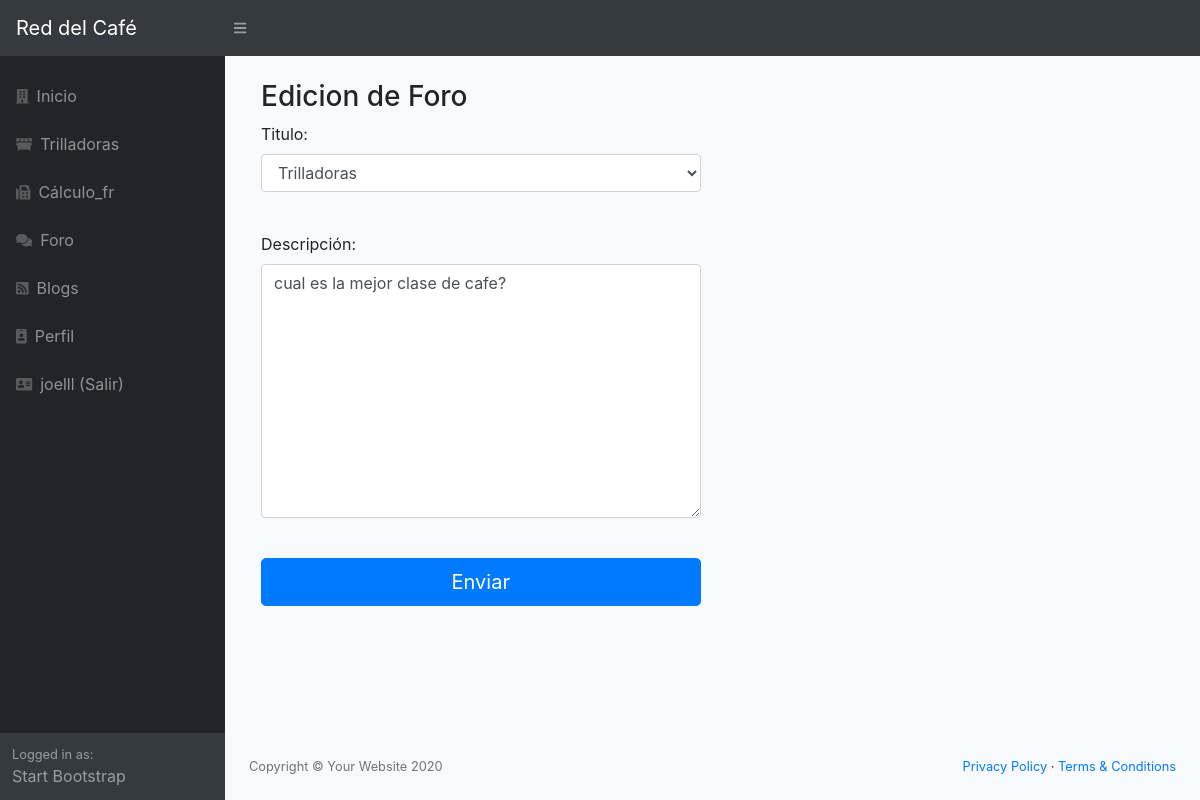
Page /foros/1/edit (signed in) on the committed database.
### red/models.py (models this page shows, shortened)
class Usuarios(db.Model):
    __tablename__ = 'usuarios'
    id = Column(Integer, primary_key=True)
    username = Column(String(100), nullable=False)
    password_hash = Column(String(128), nullable=False)
    nombre = Column(String(200), nullable=False)
    email = Column(String(200), nullable=False)
    admin = Column(Boolean, default=False)
    @property
    def password(self):
        raise AttributeError('password is not a readable attribute')

class Foros(db.Model):
    __tablename__ = 'foros'
    id = Column(Integer, primary_key=True)
    descripcion = Column(String(255))
    created_at = db.Column(db.DateTime)
    UsuarioId = Column(Integer, ForeignKey('usuarios.id'), nullable=False)
    TituloId = Column(Integer, ForeignKey('titulos.id'), nullable=False)
    titulo = relationship("Titulos", backref="Foros")
    usuario = relationship("Usuarios", backref="Foros")

### red/app.py (the view)
@app.route('/foros/<id>/edit', methods=["get", "post"])
@login_required
def foros_edit(id):
    from red.models import Foros, Titulos
    frs = Foros.query.get(id)
    if frs is None:
       abort(404)
    form = FormForo(obj=frs)
    titulos = [(c.id, c.nombre) for c in Titulos.query.all()[1:]]
    form.TituloId.choices = titulos
    if form.validate_on_submit():
        form.populate_obj(frs)
        db.session.commit()
        return redirect(url_for("foros"))
    return render_template("foros_new.html", form=form, accion='edt')

### red/forms.py
class FormForo(FlaskForm):
    UsuarioId = HiddenField()
    TituloId = SelectField("Titulo:", coerce=int)
    descripcion = TextAreaField("Descripción:")
    created_at = HiddenField()
    submit = SubmitField('Enviar')

### red/app.py (called while the page is built)
@login_manager.user_loader
def load_user(user_id):
    from red.models import Usuarios
    return Usuarios.query.get(int(user_id))

### red/templates/foros_new.html (shortened to what this page needs)
{% extends "base.html" %}
{% block body %}
<div class="container">
  <div class="col-md-6">
  {% if accion=='add' %}
    <h3>Nuevo Foro</h3>
  {% else %}
    <h3>Edicion de Foro</h3>
  {% endif %}
      <form class="form-horizontal" method="post" enctype="multipart/form-data">
        <div class="form-group">
          {{form.TituloId.label() }}{{form.TituloId(class="form-control")}}<br/>
        </div>
        <div class="form-group">
          {{form.descripcion.label() }}<br/>{{form.descripcion(rows="10",cols="55",class="form-control")}}<br/>
        </div>
        {{form.submit(class="btn btn-lg btn-primary btn-block")}}
    </form>
    <br/>
  </div>
</div>
{% endblock %}

### red/templates/base.html (shortened to what this page needs)
<!DOCTYPE html>
<html lang="en">
<head>
    <link rel="stylesheet" href="{{ url_for('static', filename='css/styles.css') }}">
    <link href="https://cdn.datatables.net/1.10.20/css/dataTables.bootstrap4.min.css" rel="stylesheet" />
</head>
<body class="sb-nav-fixed bg-light">
    <nav class="sb-topnav navbar navbar-expand navbar-dark bg-dark">
        <a class="navbar-brand" href="/">Red del Café</a>
        <button class="btn btn-link btn-sm order-1 order-lg-0" id="sidebarToggle" href="#"><i
              class="fas fa-bars"></i></button>
    </nav>
    <div id="layoutSidenav">
        <div id="layoutSidenav_nav">
            <nav class="sb-sidenav accordion sb-sidenav-dark" id="sidenavAccordion">
                <div class="sb-sidenav-menu">
                    <div class="nav">
                        <a class="nav-link mt-3" href="/">
                            <div class="sb-nav-link-icon"><i class="fas fa-building"></i></div>
                            Inicio
                        </a>
                        <a class="nav-link" href="/trilladoras">
                            <div class="sb-nav-link-icon"><i class="fas fa-dumpster"></i></div>
                            Trilladoras
                        </a>
                        <a class="nav-link" href="/calculo">
                            <div class="sb-nav-link-icon"><i class="fas fa-fax"></i></div>
                            Cálculo_fr
                        </a>
                        <a class="nav-link" href="/foros">
                            <div class="sb-nav-link-icon"><i class="fas fa-comments"></i></div>
                            Foro
                        </a>
                        <a class="nav-link" href="/blogs">
                            <div class="sb-nav-link-icon"><i class="fas fa-rss-square"></i></div>
                            Blogs
                        </a>
                        {% if current_user.is_authenticated %}
                        <a class="nav-link " href="/perfil/{{ current_user.username}}">
                            <div class="sb-nav-link-icon"><i class="fas fa-id-badge"></i></div>
                            Perfil</a>
                        <a class="nav-link" href="/logout">
                            <div class="sb-nav-link-icon"><i class="fas fa-address-card"></i></div>
                            {{ current_user.username}} (Salir)</a>
                        {% endif %}
                    </div>
                </div>
                <div class="sb-sidenav-footer">
                    <div class="small">Logged in as:</div>
                    Start Bootstrap
                </div>
            </nav>
        </div>
        <div id="layoutSidenav_content">
            <main class="pt-4">
                {% block body%} {% endblock %}
            </main>
            <footer class="py-4 bg-light mt-auto">
                <div class="container-fluid">
                    <div class="d-flex align-items-center justify-content-between small">
                        <div class="text-muted">Copyright &copy; Your Website 2020</div>
                        <div>
                            <a href="#">Privacy Policy</a> &middot;
                            <a href="#">Terms &amp; Conditions</a>
                        </div>
                    </div>
                </div>
            </footer>
        </div>
    </div>
</body>
</html>

### rows in the picture
Usuarios: username "joelll"
Foros: TituloId "Trilladoras", descripcion "cual es la mejor clase de cafe?"
